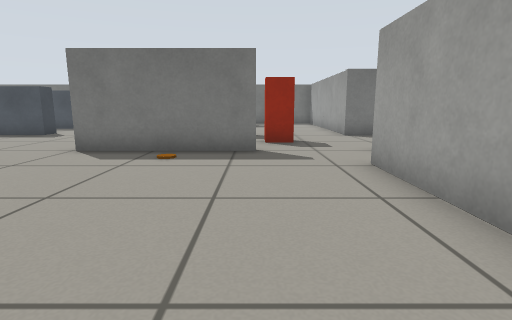
[1] (above)

18 first-person views from a walk through a robot-simulator world made for Gazebo. The camera is 0.54 m above the floor, tilts 10° down and sees 80° across. The floor is counted in squares, 0.5 m on a side. Each view is taken from the middle of a square. On the plan, view 1 faces up. The plan holds only what a view shows up to about 12 squares ahead; the rest is blank.

[2]
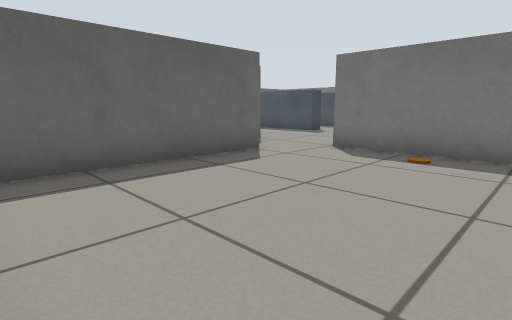

[3]
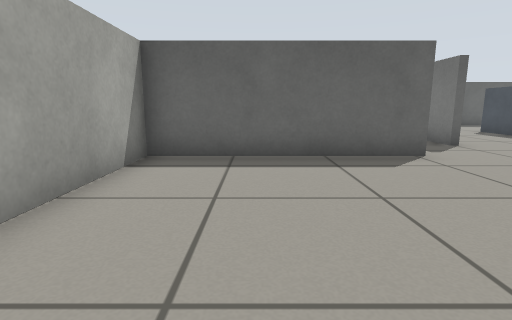

[4]
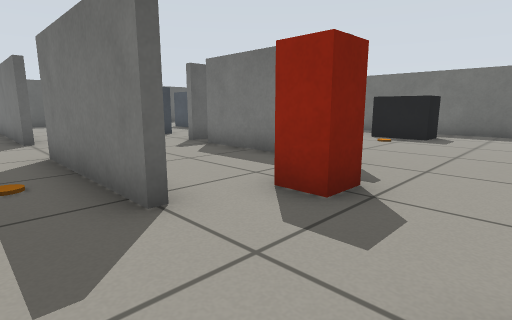

[5]
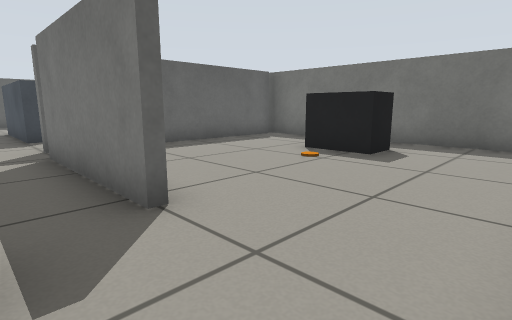

[6]
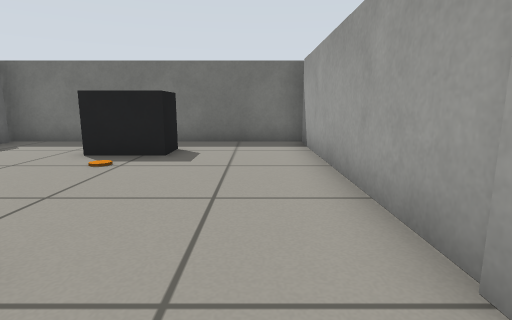

[7]
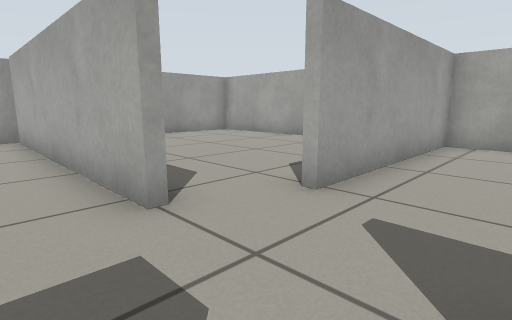

[8]
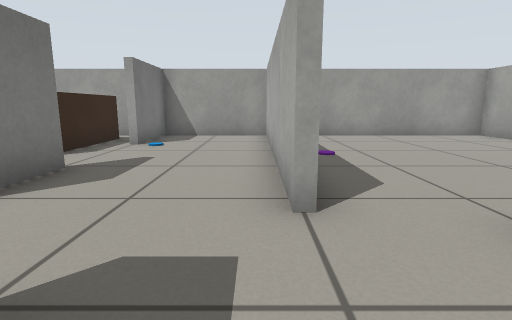

[9]
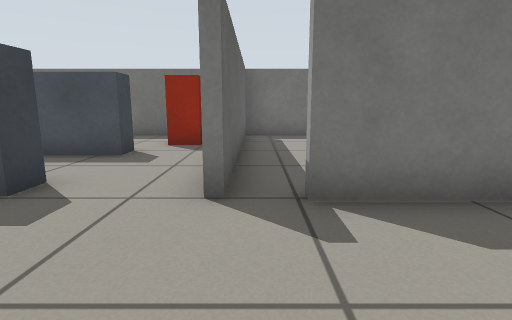

[10]
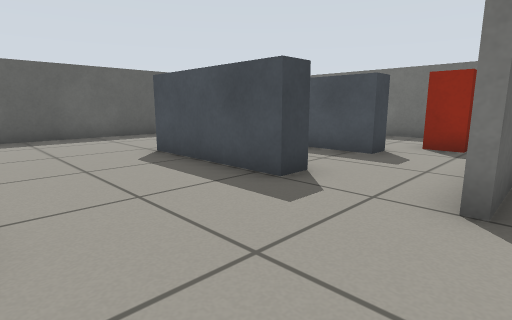

[11]
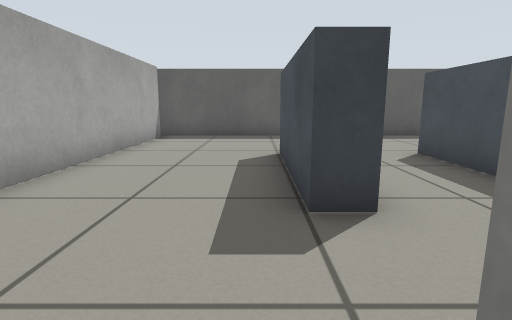

[12]
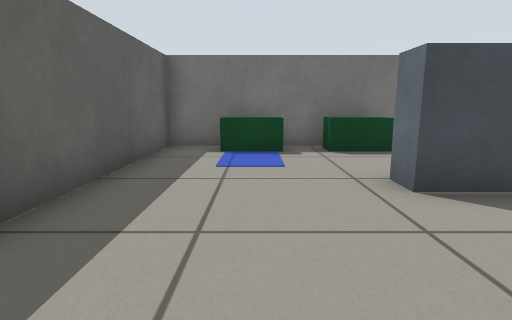

[13]
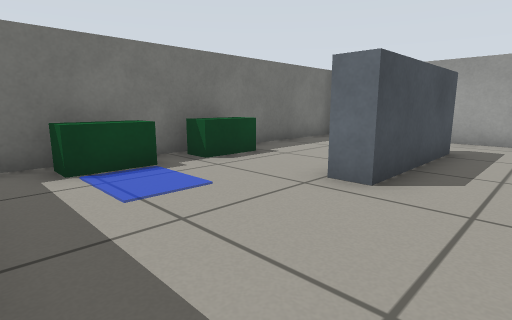

[14]
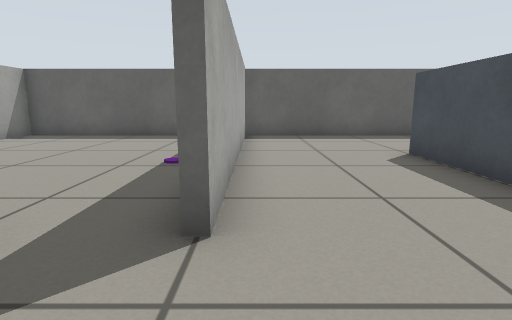

[15]
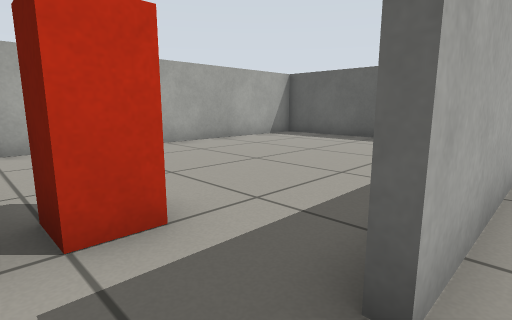

[16]
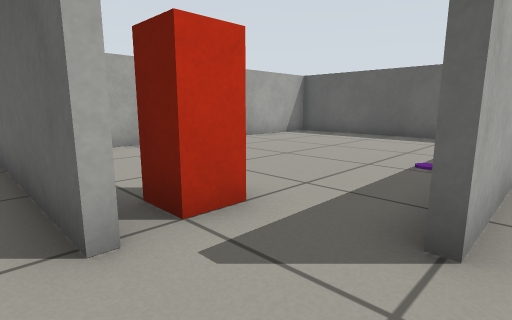

[17]
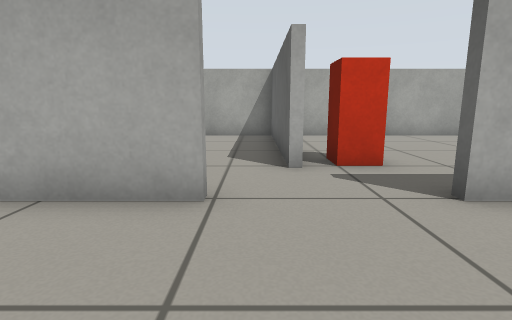

[18]
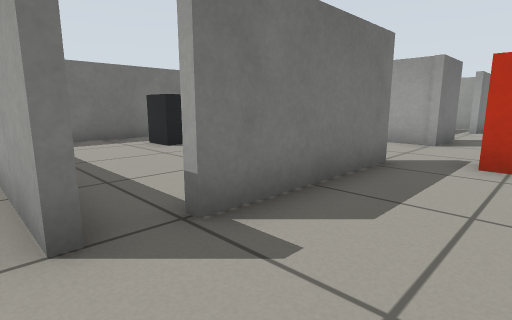

### Floor plan
Points are (right, up) in squares from view 1. A wall is a line through its corners. A room is listed if a view was taken in it or the views show most of it. See-through windows are left out.
Room 1 (views 1, 2, 3)
walls: (0.8, -0.4) (2.2, -0.4) (2.2, 5.8); (-5.6, 5.8) (-5.6, -0.4) (-1.6, -0.4); (0.1, 7.4) (-4.5, 7.4)
ways out: opening at (2, 6) to room 2; opening at (-6, 7) to room 3; opening at (-6, 6) to room 4
Room 2 (view 4)
walls: (6.8, -0.4) (8.1, -0.4); (10, -0.4) (11.4, -0.4) (11.4, 5.8)
ways out: opening at (2, 6) to room 1; opening at (2, 7) to room 3
Room 3 (views 5, 6, 7, 8, 9, 10, 11, 12, 13, 14, 15, 16, 17, 18)
walls: (-5.6, 11.4) (-5.6, 15.4); (-4.5, 7.6) (-2, 7.6); (-12.8, 19.4) (-13.4, 19.4); (-4.9, 19.4) (-10.4, 19.4); (-15.9, 7.6) (-7.4, 7.6); (-15.6, 19.4) (-16.4, 19.4) (-16.4, 7.4); (0.1, 11.4) (-4.5, 11.4)
ways out: opening at (-6, 7) to room 1; opening at (2, 7) to room 2; gap at (-16, 7) to room 4; opening at (2, 11) to room 5; opening at (4.5, 9) to room 6
objects: green box (-15, 19) to (-14, 19); grey box (-12, 12) to (-8, 12); grey box (-12, 15) to (-8, 15); green box (-12, 19) to (-11, 19); red box (-7, 17); red box (1, 9) to (1, 10)
Room 4 (no view inside)
walls: (-16.4, 5.1) (-16.4, -0.4) (-6.6, -0.4); (-7.4, 7.4) (-12.6, 7.4)
ways out: opening at (-6, 6) to room 1; gap at (-16, 7) to room 3
objects: red box (-7, 5)
Room 5 (no view inside)
walls: (3.5, 19.4) (-4.9, 19.4); (3.4, 11.4) (3.4, 19.1); (-5.4, 19.1) (-5.4, 11.5)
ways out: opening at (2, 11) to room 3
objects: dark grey box (-2, 17) to (0, 18)
Room 6 (no view inside)
walls: (5.4, 11.4) (3.4, 11.4); (2.9, 7.6) (11, 7.6); (11.4, 7.5) (11.4, 11.4) (8.6, 11.4)
ways out: opening at (4.5, 9) to room 3; opening at (7, 11)

Where each view was taken, in squares from view 1:
view 1: 0 up, 0 right, facing up
view 2: 0 up, 0 right, facing up-left
view 3: 2 up, 1 right, facing left
view 4: 6 up, 3 right, facing up-left
view 5: 10 up, 3 right, facing up-left
view 6: 10 up, 2 right, facing up
view 7: 9 up, 0 right, facing down-right
view 8: 8 up, 0 right, facing right
view 9: 8 up, 5 left, facing up
view 10: 8 up, 5 left, facing up-left
view 11: 11 up, 5 left, facing left
view 12: 11 up, 14 left, facing up
view 13: 13 up, 16 left, facing up-right
view 14: 8 up, 5 left, facing left
view 15: 8 up, 6 left, facing down-left
view 16: 8 up, 5 left, facing down-left
view 17: 11 up, 5 left, facing down
view 18: 9 up, 6 left, facing up-right
